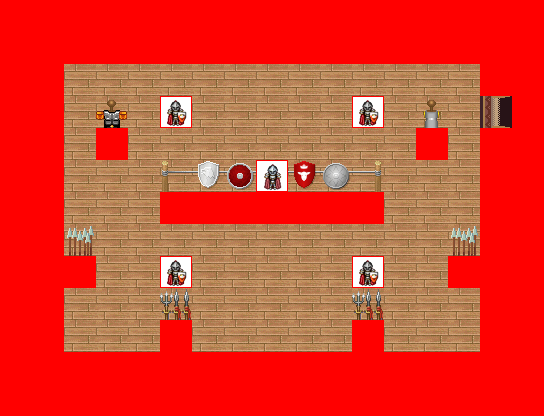

The image is a tile-based game level rendered from a .tmx file. Its description and source (layers, tilesets, objects; grid data summarised) follow:
An orthogonal 17x13 tile map with 32x32 px tiles, 8 tile layers (0_floor, 1_terrain, 2_object, 3_roof, ...), 13 tilesets.

<map version="1.0" orientation="orthogonal" width="17" height="13" tilewidth="32" tileheight="32">
 <tileset firstgid="1" name="int_wall_dark_red" tilewidth="32" tileheight="32">
  <image source="../../tileset/building/wall/int_wall_dark_red.png" width="128" height="128" />
 </tileset>
 <tileset firstgid="17" name="int_wall_dark_red_corners" tilewidth="32" tileheight="32">
  <image source="../../tileset/building/wall/int_wall_dark_red_corners.png" width="128" height="128" />
 </tileset>
 <tileset firstgid="33" name="dark_red_ns" tilewidth="32" tileheight="32">
  <image source="../../tileset/building/entrance/dark_red_ns.png" width="96" height="128" />
 </tileset>
 <tileset firstgid="45" name="kafelki_rozne" tilewidth="32" tileheight="32">
  <image source="../../tileset/pol/domki/podloga/kafelki_rozne.png" width="512" height="160" />
 </tileset>
 <tileset firstgid="125" name="miecze" tilewidth="32" tileheight="32">
  <image source="../../tileset/pol/wyposazenie/miecze.png" width="256" height="128" />
 </tileset>
 <tileset firstgid="157" name="kuk?y" tilewidth="32" tileheight="32">
  <image source="../../tileset/furniture/other/mannequins.png" width="224" height="128" />
 </tileset>
 <tileset firstgid="185" name="trzepak" tilewidth="32" tileheight="32">
  <image source="../../tileset/pol/wyposazenie/trzepak.png" width="96" height="64" />
 </tileset>
 <tileset firstgid="191" name="tarcze itp" tilewidth="32" tileheight="32">
  <image source="../../tileset/item/armor/weapons_for_walls.png" width="128" height="128" />
 </tileset>
 <tileset firstgid="207" name="armor" tilewidth="32" tileheight="32">
  <image source="../../tileset/item/armor/armor.png" width="128" height="32" />
 </tileset>
 <tileset firstgid="211" name="strzaly" tilewidth="32" tileheight="32">
  <image source="../../tileset/item/weapon/box_of_weapons.png" width="32" height="64" />
 </tileset>
 <tileset firstgid="213" name="kolizja" tilewidth="32" tileheight="32">
  <image source="../../tileset/logic/collision.png" width="32" height="32" />
 </tileset>
 <tileset firstgid="214" name="dark_red_ew" tilewidth="32" tileheight="32">
  <image source="../../tileset/building/entrance/dark_red_ew.png" width="128" height="96" />
 </tileset>
 <tileset firstgid="226" name="pol_rycerze" tilewidth="32" tileheight="32">
  <image source="../../tileset/logic/creature/pol_rycerze.png" width="256" height="32" />
 </tileset>
 <layer name="0_floor" width="17" height="13">
  <data>[221 cells, 221 non-empty, 1 distinct tile ids]</data>
 </layer>
 <layer name="1_terrain" width="17" height="13">
  <data>[221 cells, 104 non-empty, 18 distinct tile ids]</data>
 </layer>
 <layer name="2_object" width="17" height="13">
  <data>[221 cells, 24 non-empty, 18 distinct tile ids]</data>
 </layer>
 <layer name="3_roof" width="17" height="13">
  <data>[221 cells, 13 non-empty, 7 distinct tile ids]</data>
 </layer>
 <layer name="4_roof_add" width="17" height="13">
  <data>[221 cells, 10 non-empty, 10 distinct tile ids]</data>
 </layer>
 <layer name="objects" width="17" height="13">
  <data>[221 cells, 5 non-empty, 2 distinct tile ids]</data>
 </layer>
 <layer name="collision" width="17" height="13">
  <data>[221 cells, 116 non-empty, 1 distinct tile ids]</data>
 </layer>
 <layer name="protection" width="17" height="13">
  <data>[221 cells, 0 non-empty, 0 distinct tile ids]</data>
 </layer>
</map>
